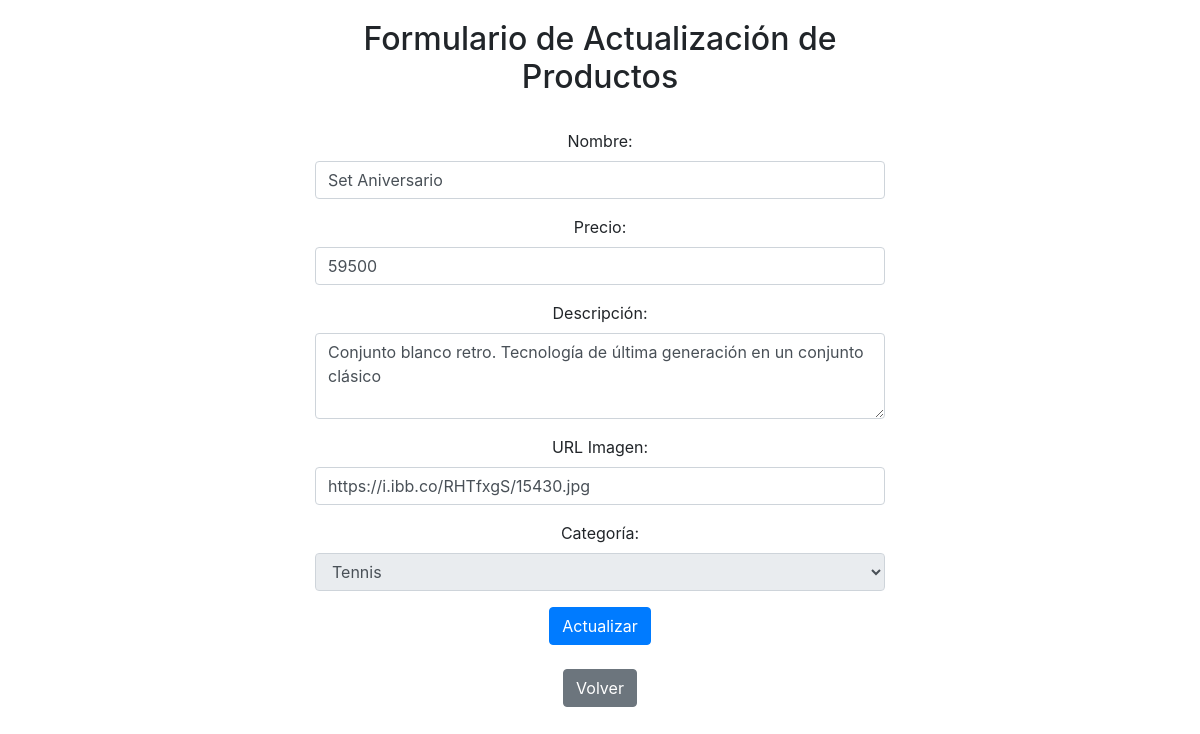
The page /productos_findEdit/56 on the database its author committed.
### myapp/models.py (models this page shows, shortened)
class Producto(models.Model):
    id= models.AutoField(primary_key=True)
    url_imagen = models.URLField()
    nombre_producto = models.CharField(max_length=100)
    precio = models.IntegerField()
    descripcion = models.TextField()
    id_categoria = models.ForeignKey('Categoria',on_delete=models.CASCADE, db_column='id_categoria')

### myapp/views.py (the view)
# urls.py: path('productos_findEdit/<int:pk>', views.productos_findEdit, name='productos_findEdit'),
def productos_findEdit(request,pk):
    if pk != "":
        producto= Producto.objects.get(id=pk)
        categorias= Categoria.objects.all()
        print(type(producto.id_categoria.categoria))
        context={'producto':producto, 'categorias':categorias}
        if producto:
            return render(request, 'myapp/productos_edit.html', context)
        else:
            context={'mensaje':"Error, producto no existe"}
            return render(request, 'myapp/productos_list.html', context)

### myapp/templates/myapp/productos_edit.html (shortened to what this page needs)
<!DOCTYPE html>
<html lang="es">
<head>
    <link rel="stylesheet" href="https://stackpath.bootstrapcdn.com/bootstrap/4.5.0/css/bootstrap.min.css">
</head>
<body>
    <div class="container">
        <div style="text-align: center;">
            {% if producto %}
                <h2>Formulario de Actualización de Productos</h2><br>
                <form action="{% url 'productosUpdate' %}" method="POST" enctype="multipart/form-data" class="needs-validation" novalidate>
                    <div class="form-group">
                        <label for="nombre">Nombre:</label>
                        <input type="text" class="form-control" id="nombre" name="nombre" value="{{ producto.nombre_producto }}" required>
                    </div>
                    <div class="form-group">
                        <label for="precio">Precio:</label>
                        <input type="number" class="form-control" id="precio" name="precio" value="{{ producto.precio }}" required>
                    </div>
                    <div class="form-group">
                        <label for="descripcion">Descripción:</label>
                        <textarea class="form-control" id="descripcion" name="descripcion" rows="3" required>{{ producto.descripcion }}</textarea>
                    </div>
                    <div class="form-group">
                        <label for="imagen">URL Imagen:</label>
                        <input type="url" class="form-control" id="imagen" name="imagen" value="{{ producto.url_imagen }}" required>
                    </div>
                    <div class="form-group">
                        <label for="categoria">Categoría:</label>
                        <select class="form-control" id="categoria" name="categoria" readonly>
                            {% for categoria in categorias %}
                                {% if categoria.id_categoria == producto.id_categoria.id_categoria %}
                                    <option value="{{ categoria.id_categoria }}" selected>{{ categoria.categoria }}</option>
                                {% else %}
                                    <option value="{{ categoria.id_categoria }}">{{ categoria.categoria }}</option>
                                {% endif %}
                            {% endfor %}
                        </select>
                    </div>
                    <button type="submit" class="btn btn-primary">Actualizar</button>
                </form>
                <br>
            {% endif %}
            <a href="{% url 'crud' %}" class="btn btn-secondary">Volver</a><br>
        </div>
    </div>
</body>
</html>

### myapp/templates/myapp/productos_edit.html (style rules this page uses)
body { padding: 20px; }
.container { max-width: 600px; margin: auto; }

### rows shown on the page
Producto: nombre "Set Aniversario", precio "59500", descripcion "Conjunto blanco retro. Tecnología de última generación en un conjunto clásico", imagen "https://i.ibb.co/RHTfxgS/15430.jpg"

### other values the page prints
form field categoria "Tennis"
